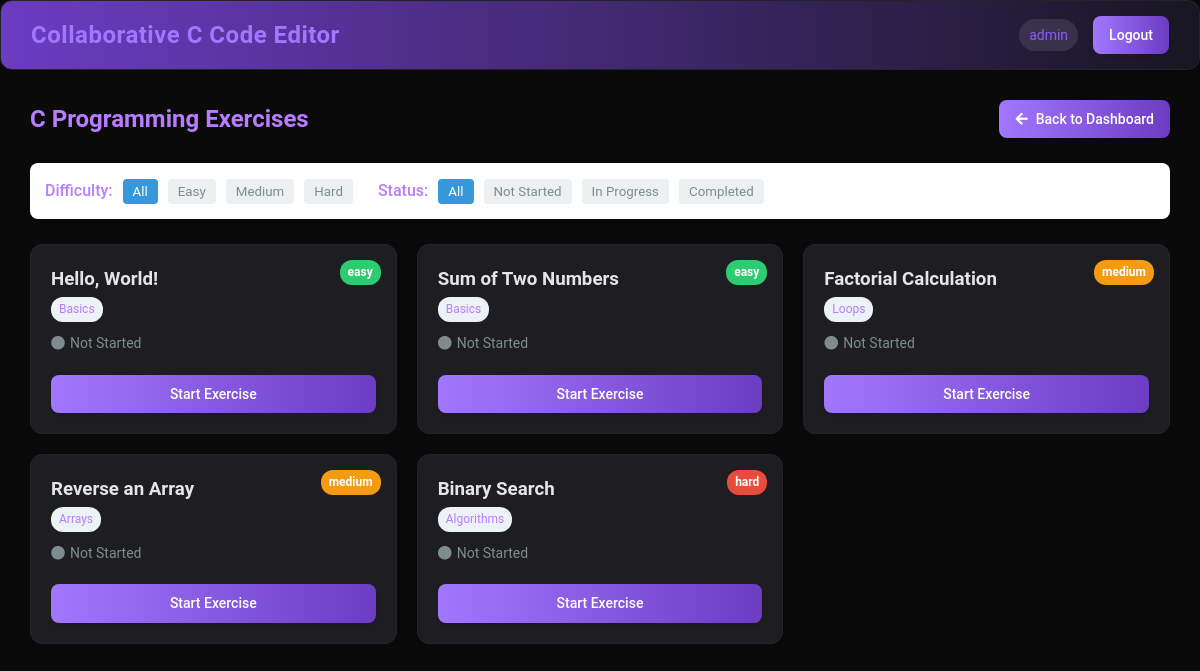
/exercises (signed in), run on the app's committed database.
### models.py (models this page shows, shortened)
class Exercise(db.Model):
    id = db.Column(db.Integer, primary_key=True)
    title = db.Column(db.String(200), nullable=False)
    description = db.Column(db.Text, nullable=False)
    difficulty = db.Column(db.String(20), nullable=False)  # easy, medium, hard
    category = db.Column(db.String(50), nullable=False)
    initial_code = db.Column(db.Text, nullable=True)
    solution_code = db.Column(db.Text, nullable=False)
    test_cases = db.Column(db.Text, nullable=False)  # JSON serialized test cases
    progress = db.relationship('ExerciseProgress', backref='exercise', lazy=True)

### server.py (the view)
@app.route("/exercises")
def exercises():
    if 'user_id' not in session:
        return redirect(url_for('login'))
    user_id = session['user_id']
    exercises = Exercise.query.all()
    progress_dict = {}
    for progress in ExerciseProgress.query.filter_by(user_id=user_id).all():
        progress_dict[progress.exercise_id] = progress
    return render_template(
        'exercises.html',
        exercises=exercises,
        progress_dict=progress_dict
    )

### templates/exercises.html (shortened to what this page needs)
<!DOCTYPE html>
<html lang="en">
<head>
    <link rel="stylesheet" href="{{ url_for('static', filename='style.css') }}">
    <link rel="stylesheet" href="https://cdnjs.cloudflare.com/ajax/libs/font-awesome/5.15.3/css/all.min.css">
</head>
<body>
    <div class="header">
        <h1>Collaborative C Code Editor</h1>
        <div class="user-info">
            <span id="current-username">{{ session.username }}</span>
            <a href="{{ url_for('logout') }}" class="btn logout-btn">Logout</a>
        </div>
    </div>
    <div class="exercises-container">
        <div class="exercises-header">
            <h2>C Programming Exercises</h2>
            <a href="{{ url_for('dashboard') }}" class="btn back-btn">
                <i class="fas fa-arrow-left"></i> Back to Dashboard
            </a>
        </div>
        <div class="filters">
            <div class="filter-group">
                <label>Difficulty:</label>
                <button class="filter-btn active" data-filter="all">All</button>
                <button class="filter-btn" data-filter="easy">Easy</button>
                <button class="filter-btn" data-filter="medium">Medium</button>
                <button class="filter-btn" data-filter="hard">Hard</button>
            </div>
            <div class="filter-group">
                <label>Status:</label>
                <button class="filter-btn active" data-status="all">All</button>
                <button class="filter-btn" data-status="not_started">Not Started</button>
                <button class="filter-btn" data-status="in_progress">In Progress</button>
                <button class="filter-btn" data-status="completed">Completed</button>
            </div>
        </div>
        <div class="exercise-grid">
            {% for exercise in exercises %}
                {% set progress = progress_dict.get(exercise.id) %}
                {% set status = progress.status if progress else 'not_started' %}
                <div class="exercise-card" data-difficulty="{{ exercise.difficulty }}" data-status="{{ status }}">
                    <div class="exercise-difficulty {{ exercise.difficulty }}">{{ exercise.difficulty }}</div>
                    <h3>{{ exercise.title }}</h3>
                    <p class="exercise-category">{{ exercise.category }}</p>
                    <div class="exercise-status {{ status }}">
                        {% if status == 'completed' %}
                            <i class="fas fa-check-circle"></i> Completed
                        {% elif status == 'in_progress' %}
                            <i class="fas fa-spinner"></i> In Progress
                        {% else %}
                            <i class="fas fa-circle"></i> Not Started
                        {% endif %}
                    </div>
                    <a href="{{ url_for('exercise', exercise_id=exercise.id) }}" class="btn start-btn">
                        {% if status == 'completed' %}
                            Review Solution
                        {% elif status == 'in_progress' %}
                            Continue
                        {% else %}
                            Start Exercise
                        {% endif %}
                    </a>
                </div>
            {% endfor %}
        </div>
    </div>
</body>
</html>

### data on the page
Exercise: difficulty "easy", title "Hello, World!", category "Basics"
Exercise: difficulty "easy", title "Sum of Two Numbers", category "Basics"
Exercise: difficulty "medium", title "Factorial Calculation", category "Loops"
Exercise: difficulty "medium", title "Reverse an Array", category "Arrays"
Exercise: difficulty "hard", title "Binary Search", category "Algorithms"

### other printed values
{{ session.username }} "admin"
